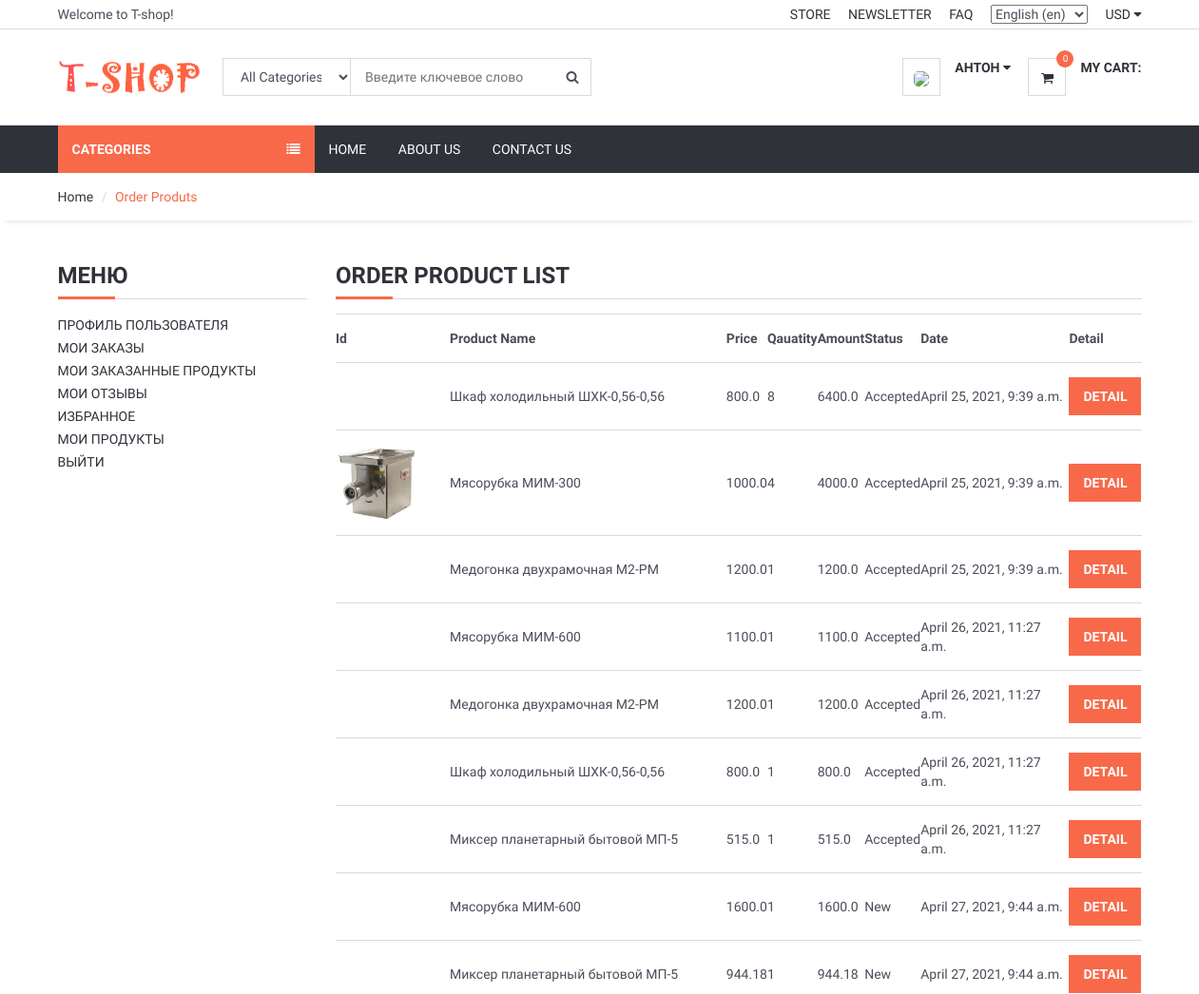
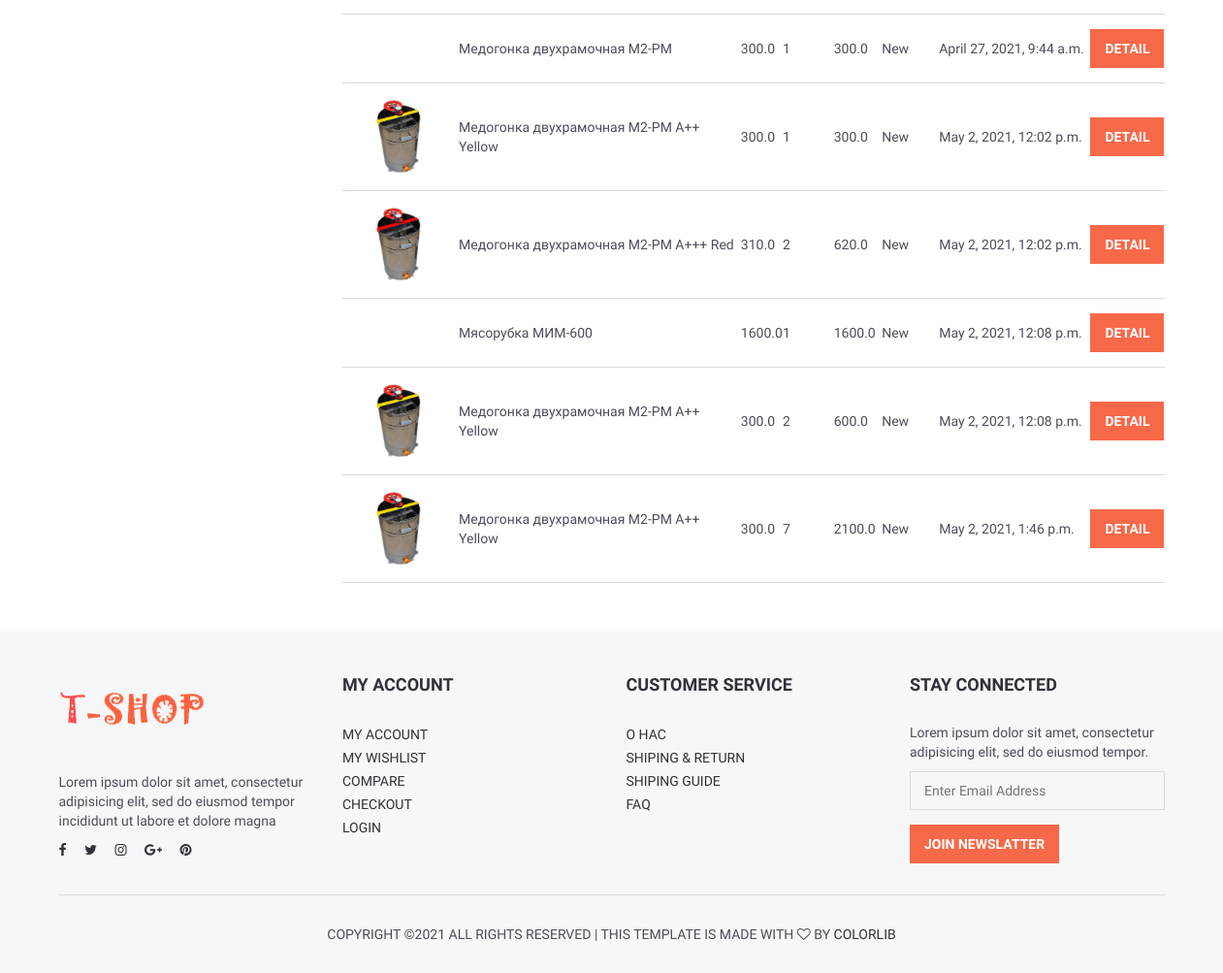
The app's page /user/orders_product/ (signed in) with its own data (2 pictures, top to bottom).
### order/models.py (models this page shows, shortened)
class OrderProduct(models.Model):
    STATUS = (
        ('New', 'New'),
        ('Accepted', 'Accepted'),
        ('Canceled', 'Canceled'),
    )
    order = models.ForeignKey(Order, on_delete=models.CASCADE)
    user = models.ForeignKey(User, on_delete=models.CASCADE)
    product = models.ForeignKey(Product, on_delete=models.CASCADE)
    variant = models.ForeignKey(Variants, on_delete=models.SET_NULL, blank=True, null=True) # relation with varinat
    quantity = models.IntegerField()
    price = models.FloatField()
    amount = models.FloatField()
    status = models.CharField(max_length=10, choices=STATUS, default='New')
    create_at = models.DateTimeField(auto_now_add=True)
    update_at = models.DateTimeField(auto_now=True)

### product/models.py (models this page shows, shortened)
class Product(models.Model):
    STATUS = (
        ('True', 'True'),
        ('False', 'False'),
    )
    VARIANTS = (
        ('None', 'None'),
        ('Size', 'Size'),
        ('Color', 'Color'),
        ('Size-Color', 'Size-Color'),
    )
    category = models.ForeignKey(Category, on_delete=models.CASCADE) #many to one relation with Category
    title = models.CharField(max_length=150)
    keywords = models.CharField(max_length=255)
    description = models.TextField(max_length=255)
    image = models.ImageField(upload_to='images/', null=False)
    price = models.FloatField(default=0)
    amount = models.IntegerField(default=0)
    minamount = models.IntegerField(default=3)
    variant = models.CharField(max_length=10, choices=VARIANTS, default='None')
    detail = RichTextUploadingField()
    slug = models.SlugField(null=False, unique=True)
    status = models.CharField(max_length=10, choices=STATUS)
    create_at = models.DateTimeField(auto_now_add=True)
    update_at = models.DateTimeField(auto_now=True)

class Variants(models.Model):
    title = models.CharField(max_length=100, blank=True, null=True)
    product = models.ForeignKey(Product, on_delete=models.CASCADE)
    color = models.ForeignKey(Color, on_delete=models.CASCADE, blank=True, null=True)
    size = models.ForeignKey(Size, on_delete=models.CASCADE, blank=True, null=True)
    image_id = models.IntegerField(blank=True, null=True, default=0)
    quantity = models.IntegerField(default=1)
    price = models.FloatField(default=0)
    def image(self):
        img = Images.objects.get(id=self.image_id)
        if img.id is not None:
            varimage = img.image.url
        else:
            varimage = ""
        return varimage

class Images(models.Model):
    product = models.ForeignKey(Product, on_delete=models.CASCADE)
    title = models.CharField(max_length=50, blank=True)
    image = models.ImageField(blank=True, upload_to='images/')

class Size(models.Model):
    name = models.CharField(max_length=20)
    code = models.CharField(max_length=10, blank=True, null=True)
    def __str__(self):
        return self.name

class Color(models.Model):
    name = models.CharField(max_length=20)
    code = models.CharField(max_length=10, blank=True, null=True)
    def __str__(self):
        return self.name

### user/views.py (the view)
# urls.py: path('orders_product/', views.user_orders_product, name='user_orders_product'),
@login_required(login_url='/login') # Check login
def user_orders_product(request):
    current_user = request.user
    order_product = OrderProduct.objects.filter(user_id=current_user.id)
    context = {#'category': category,
               'order_product': order_product, }
    return render(request, 'user_order_products.html', context)

### home/templatetags/myapptags.py (called while the page is built)
@register.simple_tag
def categorylist():
    return Category.objects.all()

@register.simple_tag
def shopcartcount(userid):
    count = ShopCart.objects.filter(user_id=userid).count()
    return count

### user/templates/user_order_products.html (shortened to what this page needs)
{% extends 'homebase.html' %}
{% block sidebar %} {% include 'sidebar.html' %} {% endblock %}
{% block body %}
    <div id="breadcrumb">
        <div class="container">
            <ul class="breadcrumb">
                <li><a href="/">Home</a></li>
                <li class="active">Order Produts</li>
            </ul>
        </div>
    </div>
    <div class="section">
        <div class="container">
            <div class="row">
                <div class="col-md-3">
                    {% include "user_panel.html" %}
                </div>
                <div class="col-md-9">
                    <div class="order-summary clearfix">
                        <div class="section-title">
                            <h3 class="title">Order Product List</h3>
                        </div>
                        <table class="shopping-cart-table table">
                            <tr>
                                <th class="text-left">Id </th>
                                <th class="text-left">Product Name </th>
                                <th class="text-left">Price </th>
                                <th class="text-left">Qauatity </th>
                                <th class="text-left">Amount </th>
                                <th class="text-left">Status </th>
                                <th class="text-left">Date </th>
                                <th class="text-left">Detail </th>
                            </tr>
                            {% for rs in order_product %}
                                <tr>
                                    <td class="text-left">
                                        <a href="/product/{{ rs.product_id }}/{{ rs.product.slug }}">
                                            {% if rs.variant.image_id > 0 %}
                                                <img src="{{rs.variant.image }}" alt="" style="height: 80px">
                                            {% else %}
                                                <img src="{{rs.product.image.url}}" alt="" style="height: 80px">
                                            {% endif %}
                                        </a>
                                    </td>
                                    <td>{{ rs.product.title}} {{ rs.variant.size }}   {{ rs.variant.color }}</td>
                                    <td class="text-left">{{ rs.price}} </td>
                                    <td class="text-left">{{ rs.quantity}} </td>
                                    <td class="text-left">{{ rs.amount}} </td>
                                    <td class="text-left">{{ rs.status}} </td>
                                    <td class="text-left">{{ rs.create_at}} </td>
                                    <td class="text-left"><a class="primary-btn" href="/user/order_product_detail/{{ rs.id }}/{{ rs.order.id}}"> Detail </a></td>
                                </tr>
                            {% endfor %}
                        </table>
                    </div>
                </div>
            </div>
        </div>
    </div>
{% endblock %}

### home/templates/header.html (shortened to what this page needs)
{% load static %}
{% load i18n %}
	<header>
		<div id="top-header">
			<div class="container">
				<div class="pull-left">
					<span>{% trans "Welcome to T-shop!" %}</span>
				</div>
				<div class="pull-right">
					<ul class="header-top-links">
                    <li><a href="#">{% trans "Store" %}</a></li>
                    <li><a href="#">{% trans "Newsletter" %}</a></li>
                    <li><a href="{% url 'faq' %}">{% trans "FAQ" %}</a></li>
                    <li class="dropdown default-dropdown">
                        <form action="{% url 'selectlanguage' %}" method="post">{% csrf_token %}
                            <select name="language" onchange="submit()">
                                {% get_current_language as LANGUAGE_CODE %}
                                {% get_available_languages as LANGUAGES %}
                                {% get_language_info_list for LANGUAGES as languages %}
                                {% for language in languages %}
                                    <option value="{{ language.code }}"{% if language.code == LANGUAGE_CODE %} selected{% endif %}>
                                        {{ language.name_local }} ({{ language.code }})
                                    </option>
                                {% endfor %}
                            </select>
                        </form>
                    </li>
						<li class="dropdown default-dropdown">
							<a class="dropdown-toggle" data-toggle="dropdown" aria-expanded="true">USD <i class="fa fa-caret-down"></i></a>
						</li>
					</ul>
				</div>
			</div>
		</div>
		<div id="header">
			<div class="container">
				<div class="pull-left">
					<div class="header-logo">
						<a class="logo" href="{% url 'home' %}">
							<img src="{% static '' %}img/logo2.png" alt="">
						</a>
					</div>
					<div class="header-search">
						<form action="/search/" method="post">
							<input id="query" name="query" class="input search-input" type="text" placeholder="Введите ключевое слово">
							<select name="catid" class="input search-categories">
								<option value="0">{% trans "All Categories" %}</option>
                            {% load myapptags %}
                            {% load mptt_tags %}
							</select>
							<button class="search-btn"><i class="fa fa-search"></i></button>
						</form>
					</div>
				</div>
				<div class="pull-right">
					<ul class="header-btns">
						<li class="header-account dropdown default-dropdown">
                        {% if user.id is not None %}
                            <div class="dropdown-toggle" role="button" data-toggle="dropdown" aria-expanded="true">
                                <div class="header-btns-icon">
                                    <img src="{{ request.session.userimage }}" style="height: 40px; border-radius: 30%">
                                </div>
                                <strong class="text-uppercase">{{ user.first_name }} <i class="fa fa-caret-down"></i></strong>
                            </div>
                        {% else %}
                            <a href="{% url 'login' %}" class="text-uppercase">{% trans "Login" %}</a> / <a href="{% url 'signup' %}" class="text-uppercase">{% trans "Sign Up" %}</a>
                        {% endif %}
                    </li>
						<li class="header-cart dropdown default-dropdown">
                        <a href="{% url 'shopcart' %}" >
                            <div class="header-btns-icon">
                                <i class="fa fa-shopping-cart"></i>
                                {% load myapptags %}
                                {% shopcartcount user.id as count %}
                                <span class="qty">{{ count }}</span>
                            </div>
                            <strong class="text-uppercase">{% trans "My Cart:" %}</strong>
                            <br>
                        </a>
                    </li>
					</ul>
				</div>
			</div>
		</div>
	</header>

### home/static/css/style.css (style rules this page uses)
body { font-family: 'Hind', sans-serif; color: #4A4E5A; overflow-x: hidden; }
h1, h2, h3, h4, h5, h6 { color: #30323A; margin: 0 0 10px; font-weight: 700; }
a { color: #30323A; -webkit-transition: 0.3s color; transition: 0.3s color; }
strong { color: #30323A; }
ul, ol { margin: 0; padding: 0; list-style: none }
.main-btn, .primary-btn { display: inline-block; padding: 10px 15px; text-transform: uppercase; font-weight: 700; border: none; -webkit-transition: 0.3s all; transition: 0.3s all; }
.primary-btn { color: #FFF; background-color: #F8694A; }
.input { width: 100%; height: 40px; padding: 0px 15px; border: none; background-color: transparent; -webkit-box-shadow: 0px 0px 0px 1px #DADADA inset, 0px 0px 0px 5px transparent; box-shadow: 0px 0px 0px 1px #DADADA inset, 0px 0px 0px 5px transparent; -webkit-transition: 0.3s all; transition: 0.3s all; }
.section { padding-top: 30px; padding-bottom: 30px; }
.section-title { position: relative; margin-bottom: 15px; margin-top: 15px; border-bottom: 1px solid #DADADA; }
.section-title .title { display: inline-block; text-transform: uppercase; }
.section-title:after { content: ""; position: absolute; left: 0; bottom: -1.5px; height: 3px; width: 60px; background-color: #F8694A; }
#breadcrumb { -webkit-box-shadow: 0px 6px 6px -6px rgba(0, 0, 0, 0.175); box-shadow: 0px 6px 6px -6px rgba(0, 0, 0, 0.175); }
.breadcrumb { background-color: transparent; border: none; border-radius: 0px; padding: 15px 0px; margin: 0; }
.breadcrumb>.active { color: #F8694A; }
.breadcrumb>li+li:before { color: #DADADA; }
#header { padding-top: 15px; padding-bottom: 15px; }
#top-header { padding-top: 5px; padding-bottom: 5px; border-bottom: 1px solid #DADADA; }
.header-top-links>li { display: inline-block; }
.header-top-links>li+li { margin-left: 15px; }
.header-top-links>li>a { cursor: pointer; text-transform: uppercase; }
.header-logo { display: inline-block; margin-right: 15px; }
.header-logo .logo>img { width: 100%; max-height: 70px; }
.header-search { display: inline-block; padding: 15px 0px; max-width: 400px; }
.header-search>form { position: relative; }
.header-search>form .search-input { padding-left: 150px; padding-right: 45px; }
.header-search>form .search-categories { position: absolute; left: 0px; top: 0px; width: 135px; }
.header-search>form .search-btn { position: absolute; top: 0px; right: 0px; width: 40px; height: 40px; background-color: transparent; border: none; }
.header-btns>li { display: inline-block; vertical-align: top; padding: 15px 0px; }
.header-btns>li+li { margin-left: 15px; }
.header-btns>li .header-btns-icon { position: relative; float: left; margin-right: 15px; width: 40px; height: 40px; line-height: 40px; text-align: center; color: #30323A; background-color: #FFF; border: 1px solid #DADADA; }
.header-btns .dropdown-toggle { display: block; cursor: pointer; }
.header-cart .header-btns-icon .qty { position: absolute; right: -9px; top: -9px; width: 18px; height: 18px; line-height: 18px; text-align: center; font-size: 10px; background: #F8694A; color: #FFF; border-radius: 50%; }
.shopping-cart-table>tbody>tr>td, .shopping-cart-table>tbody>tr>th, .shopping-cart-table>tfoot>tr>td, .shopping-cart-table>tfoot>tr>th, .shopping-cart-table>thead>tr>td, .shopping-cart-table>thead>tr>th { padding: 15px 0px; vertical-align: middle; border-top: 1px solid #DADADA; }
.shopping-cart-table>tbody>tr:last-child>td { border-bottom: 1px solid #DADADA; }

### records on screen
OrderProduct: product "Шкаф холодильный ШХК-0,56-0,56", price "800.0", quantity "8", amount "6400.0", status "Accepted", create_at "April 25, 2021, 9:39 a.m."
OrderProduct: product.image (picture), product "Мясорубка МИМ-300", price "1000.0", quantity "4", amount "4000.0", status "Accepted", create_at "April 25, 2021, 9:39 a.m."
OrderProduct: product "Медогонка двухрамочная М2-РМ", price "1200.0", quantity "1", amount "1200.0", status "Accepted", create_at "April 25, 2021, 9:39 a.m."
OrderProduct: product "Мясорубка МИМ-600", price "1100.0", quantity "1", amount "1100.0", status "Accepted", create_at "April 26, 2021, 11:27 a.m."
OrderProduct: product "Медогонка двухрамочная М2-РМ", price "1200.0", quantity "1", amount "1200.0", status "Accepted", create_at "April 26, 2021, 11:27 a.m."
OrderProduct: product "Шкаф холодильный ШХК-0,56-0,56", price "800.0", quantity "1", amount "800.0", status "Accepted", create_at "April 26, 2021, 11:27 a.m."
OrderProduct: product "Миксер планетарный бытовой МП-5", price "515.0", quantity "1", amount "515.0", status "Accepted", create_at "April 26, 2021, 11:27 a.m."
OrderProduct: product "Мясорубка МИМ-600", price "1600.0", quantity "1", amount "1600.0", status "New", create_at "April 27, 2021, 9:44 a.m."
OrderProduct: product "Миксер планетарный бытовой МП-5", price "944.18", quantity "1", amount "944.18", status "New", create_at "April 27, 2021, 9:44 a.m."
OrderProduct: product "Медогонка двухрамочная М2-РМ", price "300.0", quantity "1", amount "300.0", status "New", create_at "April 27, 2021, 9:44 a.m."
OrderProduct: variant.image (picture), product "Медогонка двухрамочная М2-РМ", variant.size "A++", variant.color "Yellow", price "300.0", quantity "1", amount "300.0", status "New", create_at "May 2, 2021, 12:02 p.m."
OrderProduct: variant.image (picture), product "Медогонка двухрамочная М2-РМ", variant.size "A+++", variant.color "Red", price "310.0", quantity "2", amount "620.0", status "New", create_at "May 2, 2021, 12:02 p.m."
OrderProduct: product "Мясорубка МИМ-600", price "1600.0", quantity "1", amount "1600.0", status "New", create_at "May 2, 2021, 12:08 p.m."
OrderProduct: variant.image (picture), product "Медогонка двухрамочная М2-РМ", variant.size "A++", variant.color "Yellow", price "300.0", quantity "2", amount "600.0", status "New", create_at "May 2, 2021, 12:08 p.m."
OrderProduct: variant.image (picture), product "Медогонка двухрамочная М2-РМ", variant.size "A++", variant.color "Yellow", price "300.0", quantity "7", amount "2100.0", status "New", create_at "May 2, 2021, 1:46 p.m."

### other values on screen
{{ user.first_name }} "АНТОН"
{{ count }} "0"
form field language "English (en)"
